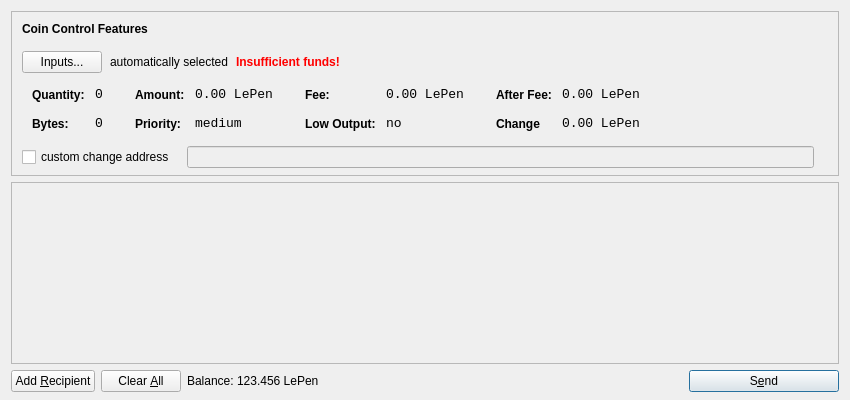
<?xml version="1.0" encoding="UTF-8"?>
<ui version="4.0">
 <class>SendCoinsDialog</class>
 <widget class="QDialog" name="SendCoinsDialog">
  <property name="geometry">
   <rect>
    <x>0</x>
    <y>0</y>
    <width>850</width>
    <height>400</height>
   </rect>
  </property>
  <property name="windowTitle">
   <string>Send Coins</string>
  </property>
  <layout class="QVBoxLayout" name="verticalLayout" stretch="0,1,0">
   <property name="bottomMargin">
    <number>8</number>
   </property>
   <item>
    <widget class="QFrame" name="frameCoinControl">
     <property name="sizePolicy">
      <sizepolicy hsizetype="Expanding" vsizetype="Expanding">
       <horstretch>0</horstretch>
       <verstretch>0</verstretch>
      </sizepolicy>
     </property>
     <property name="maximumSize">
      <size>
       <width>16777215</width>
       <height>16777215</height>
      </size>
     </property>
     <property name="frameShape">
      <enum>QFrame::StyledPanel</enum>
     </property>
     <property name="frameShadow">
      <enum>QFrame::Sunken</enum>
     </property>
     <layout class="QVBoxLayout" name="verticalLayoutCoinControl2">
      <property name="spacing">
       <number>6</number>
      </property>
      <property name="leftMargin">
       <number>0</number>
      </property>
      <property name="topMargin">
       <number>0</number>
      </property>
      <property name="rightMargin">
       <number>0</number>
      </property>
      <property name="bottomMargin">
       <number>6</number>
      </property>
      <item>
       <layout class="QVBoxLayout" name="verticalLayoutCoinControl" stretch="0,0,0,0,1">
        <property name="spacing">
         <number>0</number>
        </property>
        <property name="leftMargin">
         <number>10</number>
        </property>
        <property name="topMargin">
         <number>10</number>
        </property>
        <item>
         <layout class="QHBoxLayout" name="horizontalLayoutCoinControl1">
          <property name="bottomMargin">
           <number>15</number>
          </property>
          <item>
           <widget class="QLabel" name="labelCoinControlFeatures">
            <property name="sizePolicy">
             <sizepolicy hsizetype="Preferred" vsizetype="Maximum">
              <horstretch>0</horstretch>
              <verstretch>0</verstretch>
             </sizepolicy>
            </property>
            <property name="font">
             <font>
              <weight>75</weight>
              <bold>true</bold>
             </font>
            </property>
            <property name="styleSheet">
             <string notr="true">font-weight:bold;</string>
            </property>
            <property name="text">
             <string>Coin Control Features</string>
            </property>
           </widget>
          </item>
         </layout>
        </item>
        <item>
         <layout class="QHBoxLayout" name="horizontalLayoutCoinControl2" stretch="0,0,0,0">
          <property name="spacing">
           <number>8</number>
          </property>
          <property name="bottomMargin">
           <number>10</number>
          </property>
          <item>
           <widget class="QPushButton" name="pushButtonCoinControl">
            <property name="styleSheet">
             <string notr="true"/>
            </property>
            <property name="text">
             <string>Inputs...</string>
            </property>
           </widget>
          </item>
          <item>
           <widget class="QLabel" name="labelCoinControlAutomaticallySelected">
            <property name="text">
             <string>automatically selected</string>
            </property>
            <property name="margin">
             <number>5</number>
            </property>
           </widget>
          </item>
          <item>
           <widget class="QLabel" name="labelCoinControlInsuffFunds">
            <property name="font">
             <font>
              <weight>75</weight>
              <bold>true</bold>
             </font>
            </property>
            <property name="styleSheet">
             <string notr="true">color:red;font-weight:bold;</string>
            </property>
            <property name="text">
             <string>Insufficient funds!</string>
            </property>
            <property name="margin">
             <number>5</number>
            </property>
           </widget>
          </item>
          <item>
           <spacer name="horizontalSpacerCoinControl">
            <property name="orientation">
             <enum>Qt::Horizontal</enum>
            </property>
            <property name="sizeHint" stdset="0">
             <size>
              <width>40</width>
              <height>1</height>
             </size>
            </property>
           </spacer>
          </item>
         </layout>
        </item>
        <item>
         <widget class="QWidget" name="widgetCoinControl" native="true">
          <property name="sizePolicy">
           <sizepolicy hsizetype="Preferred" vsizetype="Preferred">
            <horstretch>0</horstretch>
            <verstretch>0</verstretch>
           </sizepolicy>
          </property>
          <property name="minimumSize">
           <size>
            <width>0</width>
            <height>0</height>
           </size>
          </property>
          <property name="styleSheet">
           <string notr="true"/>
          </property>
          <layout class="QHBoxLayout" name="horizontalLayoutCoinControl5">
           <property name="margin">
            <number>0</number>
           </property>
           <item>
            <layout class="QHBoxLayout" name="horizontalLayoutCoinControl3" stretch="0,0,0,1">
             <property name="spacing">
              <number>20</number>
             </property>
             <property name="topMargin">
              <number>0</number>
             </property>
             <property name="bottomMargin">
              <number>10</number>
             </property>
             <item>
              <layout class="QFormLayout" name="formLayoutCoinControl1">
               <property name="horizontalSpacing">
                <number>10</number>
               </property>
               <property name="verticalSpacing">
                <number>14</number>
               </property>
               <property name="leftMargin">
                <number>10</number>
               </property>
               <property name="topMargin">
                <number>4</number>
               </property>
               <property name="rightMargin">
                <number>6</number>
               </property>
               <item row="0" column="0">
                <widget class="QLabel" name="labelCoinControlQuantityText">
                 <property name="styleSheet">
                  <string notr="true">font-weight:bold;</string>
                 </property>
                 <property name="text">
                  <string>Quantity:</string>
                 </property>
                 <property name="margin">
                  <number>0</number>
                 </property>
                </widget>
               </item>
               <item row="0" column="1">
                <widget class="QLabel" name="labelCoinControlQuantity">
                 <property name="font">
                  <font>
                   <family>Monospace</family>
                   <pointsize>10</pointsize>
                  </font>
                 </property>
                 <property name="cursor">
                  <cursorShape>IBeamCursor</cursorShape>
                 </property>
                 <property name="contextMenuPolicy">
                  <enum>Qt::ActionsContextMenu</enum>
                 </property>
                 <property name="text">
                  <string>0</string>
                 </property>
                 <property name="margin">
                  <number>0</number>
                 </property>
                 <property name="textInteractionFlags">
                  <set>Qt::LinksAccessibleByMouse|Qt::TextSelectableByKeyboard|Qt::TextSelectableByMouse</set>
                 </property>
                </widget>
               </item>
               <item row="1" column="0">
                <widget class="QLabel" name="labelCoinControlBytesText">
                 <property name="styleSheet">
                  <string notr="true">font-weight:bold;</string>
                 </property>
                 <property name="text">
                  <string>Bytes:</string>
                 </property>
                </widget>
               </item>
               <item row="1" column="1">
                <widget class="QLabel" name="labelCoinControlBytes">
                 <property name="font">
                  <font>
                   <family>Monospace</family>
                   <pointsize>10</pointsize>
                  </font>
                 </property>
                 <property name="cursor">
                  <cursorShape>IBeamCursor</cursorShape>
                 </property>
                 <property name="contextMenuPolicy">
                  <enum>Qt::ActionsContextMenu</enum>
                 </property>
                 <property name="text">
                  <string>0</string>
                 </property>
                 <property name="textInteractionFlags">
                  <set>Qt::LinksAccessibleByMouse|Qt::TextSelectableByKeyboard|Qt::TextSelectableByMouse</set>
                 </property>
                </widget>
               </item>
              </layout>
             </item>
             <item>
              <layout class="QFormLayout" name="formLayoutCoinControl2">
               <property name="horizontalSpacing">
                <number>10</number>
               </property>
               <property name="verticalSpacing">
                <number>14</number>
               </property>
               <property name="leftMargin">
                <number>6</number>
               </property>
               <property name="topMargin">
                <number>4</number>
               </property>
               <property name="rightMargin">
                <number>6</number>
               </property>
               <item row="0" column="0">
                <widget class="QLabel" name="labelCoinControlAmountText">
                 <property name="styleSheet">
                  <string notr="true">font-weight:bold;</string>
                 </property>
                 <property name="text">
                  <string>Amount:</string>
                 </property>
                 <property name="margin">
                  <number>0</number>
                 </property>
                </widget>
               </item>
               <item row="0" column="1">
                <widget class="QLabel" name="labelCoinControlAmount">
                 <property name="font">
                  <font>
                   <family>Monospace</family>
                   <pointsize>10</pointsize>
                  </font>
                 </property>
                 <property name="cursor">
                  <cursorShape>IBeamCursor</cursorShape>
                 </property>
                 <property name="contextMenuPolicy">
                  <enum>Qt::ActionsContextMenu</enum>
                 </property>
                 <property name="text">
                  <string>0.00 LePen</string>
                 </property>
                 <property name="textInteractionFlags">
                  <set>Qt::LinksAccessibleByMouse|Qt::TextSelectableByKeyboard|Qt::TextSelectableByMouse</set>
                 </property>
                </widget>
               </item>
               <item row="1" column="0">
                <widget class="QLabel" name="labelCoinControlPriorityText">
                 <property name="styleSheet">
                  <string notr="true">font-weight:bold;</string>
                 </property>
                 <property name="text">
                  <string>Priority:</string>
                 </property>
                </widget>
               </item>
               <item row="1" column="1">
                <widget class="QLabel" name="labelCoinControlPriority">
                 <property name="font">
                  <font>
                   <family>Monospace</family>
                   <pointsize>10</pointsize>
                  </font>
                 </property>
                 <property name="cursor">
                  <cursorShape>IBeamCursor</cursorShape>
                 </property>
                 <property name="contextMenuPolicy">
                  <enum>Qt::ActionsContextMenu</enum>
                 </property>
                 <property name="text">
                  <string>medium</string>
                 </property>
                 <property name="textInteractionFlags">
                  <set>Qt::LinksAccessibleByMouse|Qt::TextSelectableByKeyboard|Qt::TextSelectableByMouse</set>
                 </property>
                </widget>
               </item>
              </layout>
             </item>
             <item>
              <layout class="QFormLayout" name="formLayoutCoinControl3">
               <property name="horizontalSpacing">
                <number>10</number>
               </property>
               <property name="verticalSpacing">
                <number>14</number>
               </property>
               <property name="leftMargin">
                <number>6</number>
               </property>
               <property name="topMargin">
                <number>4</number>
               </property>
               <property name="rightMargin">
                <number>6</number>
               </property>
               <item row="0" column="0">
                <widget class="QLabel" name="labelCoinControlFeeText">
                 <property name="styleSheet">
                  <string notr="true">font-weight:bold;</string>
                 </property>
                 <property name="text">
                  <string>Fee:</string>
                 </property>
                 <property name="margin">
                  <number>0</number>
                 </property>
                </widget>
               </item>
               <item row="0" column="1">
                <widget class="QLabel" name="labelCoinControlFee">
                 <property name="font">
                  <font>
                   <family>Monospace</family>
                   <pointsize>10</pointsize>
                  </font>
                 </property>
                 <property name="cursor">
                  <cursorShape>IBeamCursor</cursorShape>
                 </property>
                 <property name="contextMenuPolicy">
                  <enum>Qt::ActionsContextMenu</enum>
                 </property>
                 <property name="text">
                  <string>0.00 LePen</string>
                 </property>
                 <property name="textInteractionFlags">
                  <set>Qt::LinksAccessibleByMouse|Qt::TextSelectableByKeyboard|Qt::TextSelectableByMouse</set>
                 </property>
                </widget>
               </item>
               <item row="1" column="0">
                <widget class="QLabel" name="labelCoinControlLowOutputText">
                 <property name="styleSheet">
                  <string notr="true">font-weight:bold;</string>
                 </property>
                 <property name="text">
                  <string>Low Output:</string>
                 </property>
                </widget>
               </item>
               <item row="1" column="1">
                <widget class="QLabel" name="labelCoinControlLowOutput">
                 <property name="font">
                  <font>
                   <family>Monospace</family>
                   <pointsize>10</pointsize>
                  </font>
                 </property>
                 <property name="cursor">
                  <cursorShape>IBeamCursor</cursorShape>
                 </property>
                 <property name="contextMenuPolicy">
                  <enum>Qt::ActionsContextMenu</enum>
                 </property>
                 <property name="text">
                  <string>no</string>
                 </property>
                 <property name="textInteractionFlags">
                  <set>Qt::LinksAccessibleByMouse|Qt::TextSelectableByKeyboard|Qt::TextSelectableByMouse</set>
                 </property>
                </widget>
               </item>
              </layout>
             </item>
             <item>
              <layout class="QFormLayout" name="formLayoutCoinControl4">
               <property name="horizontalSpacing">
                <number>10</number>
               </property>
               <property name="verticalSpacing">
                <number>14</number>
               </property>
               <property name="leftMargin">
                <number>6</number>
               </property>
               <property name="topMargin">
                <number>4</number>
               </property>
               <property name="rightMargin">
                <number>6</number>
               </property>
               <item row="0" column="0">
                <widget class="QLabel" name="labelCoinControlAfterFeeText">
                 <property name="styleSheet">
                  <string notr="true">font-weight:bold;</string>
                 </property>
                 <property name="text">
                  <string>After Fee:</string>
                 </property>
                 <property name="margin">
                  <number>0</number>
                 </property>
                </widget>
               </item>
               <item row="0" column="1">
                <widget class="QLabel" name="labelCoinControlAfterFee">
                 <property name="font">
                  <font>
                   <family>Monospace</family>
                   <pointsize>10</pointsize>
                  </font>
                 </property>
                 <property name="cursor">
                  <cursorShape>IBeamCursor</cursorShape>
                 </property>
                 <property name="contextMenuPolicy">
                  <enum>Qt::ActionsContextMenu</enum>
                 </property>
                 <property name="text">
                  <string>0.00 LePen</string>
                 </property>
                 <property name="textInteractionFlags">
                  <set>Qt::LinksAccessibleByMouse|Qt::TextSelectableByKeyboard|Qt::TextSelectableByMouse</set>
                 </property>
                </widget>
               </item>
               <item row="1" column="0">
                <widget class="QLabel" name="labelCoinControlChangeText">
                 <property name="styleSheet">
                  <string notr="true">font-weight:bold;</string>
                 </property>
                 <property name="text">
                  <string>Change</string>
                 </property>
                </widget>
               </item>
               <item row="1" column="1">
                <widget class="QLabel" name="labelCoinControlChange">
                 <property name="font">
                  <font>
                   <family>Monospace</family>
                   <pointsize>10</pointsize>
                  </font>
                 </property>
                 <property name="cursor">
                  <cursorShape>IBeamCursor</cursorShape>
                 </property>
                 <property name="contextMenuPolicy">
                  <enum>Qt::ActionsContextMenu</enum>
                 </property>
                 <property name="text">
                  <string>0.00 LePen</string>
                 </property>
                 <property name="textInteractionFlags">
                  <set>Qt::LinksAccessibleByMouse|Qt::TextSelectableByKeyboard|Qt::TextSelectableByMouse</set>
                 </property>
                </widget>
               </item>
              </layout>
             </item>
            </layout>
           </item>
          </layout>
         </widget>
        </item>
        <item>
         <layout class="QHBoxLayout" name="horizontalLayoutCoinControl4" stretch="0,0,0">
          <property name="spacing">
           <number>12</number>
          </property>
          <property name="sizeConstraint">
           <enum>QLayout::SetDefaultConstraint</enum>
          </property>
          <property name="topMargin">
           <number>5</number>
          </property>
          <property name="rightMargin">
           <number>5</number>
          </property>
          <item>
           <widget class="QCheckBox" name="checkBoxCoinControlChange">
            <property name="text">
             <string>custom change address</string>
            </property>
           </widget>
          </item>
          <item>
           <widget class="QLineEdit" name="lineEditCoinControlChange">
            <property name="enabled">
             <bool>false</bool>
            </property>
            <property name="sizePolicy">
             <sizepolicy hsizetype="Expanding" vsizetype="Fixed">
              <horstretch>0</horstretch>
              <verstretch>0</verstretch>
             </sizepolicy>
            </property>
           </widget>
          </item>
          <item>
           <widget class="QLabel" name="labelCoinControlChangeLabel">
            <property name="sizePolicy">
             <sizepolicy hsizetype="Preferred" vsizetype="Expanding">
              <horstretch>0</horstretch>
              <verstretch>0</verstretch>
             </sizepolicy>
            </property>
            <property name="minimumSize">
             <size>
              <width>0</width>
              <height>0</height>
             </size>
            </property>
            <property name="text">
             <string/>
            </property>
            <property name="margin">
             <number>3</number>
            </property>
           </widget>
          </item>
         </layout>
        </item>
        <item>
         <spacer name="verticalSpacerCoinControl">
          <property name="orientation">
           <enum>Qt::Vertical</enum>
          </property>
          <property name="sizeHint" stdset="0">
           <size>
            <width>800</width>
            <height>1</height>
           </size>
          </property>
         </spacer>
        </item>
       </layout>
      </item>
     </layout>
    </widget>
   </item>
   <item>
    <widget class="QScrollArea" name="scrollArea">
     <property name="widgetResizable">
      <bool>true</bool>
     </property>
     <widget class="QWidget" name="scrollAreaWidgetContents">
      <property name="geometry">
       <rect>
        <x>0</x>
        <y>0</y>
        <width>830</width>
        <height>162</height>
       </rect>
      </property>
      <layout class="QVBoxLayout" name="verticalLayout_2">
       <property name="margin">
        <number>0</number>
       </property>
       <item>
        <layout class="QVBoxLayout" name="entries">
         <property name="spacing">
          <number>6</number>
         </property>
        </layout>
       </item>
       <item>
        <spacer name="verticalSpacer">
         <property name="orientation">
          <enum>Qt::Vertical</enum>
         </property>
         <property name="sizeHint" stdset="0">
          <size>
           <width>20</width>
           <height>40</height>
          </size>
         </property>
        </spacer>
       </item>
      </layout>
     </widget>
    </widget>
   </item>
   <item>
    <layout class="QHBoxLayout" name="horizontalLayout">
     <item>
      <widget class="QPushButton" name="addButton">
       <property name="toolTip">
        <string>Send to multiple recipients at once</string>
       </property>
       <property name="text">
        <string>Add &amp;Recipient</string>
       </property>
       <property name="icon">
        <iconset resource="../bitcoin.qrc">
         <normaloff>:/icons/add</normaloff>:/icons/add</iconset>
       </property>
       <property name="autoDefault">
        <bool>false</bool>
       </property>
      </widget>
     </item>
     <item>
      <widget class="QPushButton" name="clearButton">
       <property name="sizePolicy">
        <sizepolicy hsizetype="Minimum" vsizetype="Fixed">
         <horstretch>0</horstretch>
         <verstretch>0</verstretch>
        </sizepolicy>
       </property>
       <property name="toolTip">
        <string>Remove all transaction fields</string>
       </property>
       <property name="text">
        <string>Clear &amp;All</string>
       </property>
       <property name="icon">
        <iconset resource="../bitcoin.qrc">
         <normaloff>:/icons/remove</normaloff>:/icons/remove</iconset>
       </property>
       <property name="autoRepeatDelay">
        <number>300</number>
       </property>
       <property name="autoDefault">
        <bool>false</bool>
       </property>
      </widget>
     </item>
     <item>
      <layout class="QHBoxLayout" name="horizontalLayout_2">
       <property name="spacing">
        <number>3</number>
       </property>
       <item>
        <widget class="QLabel" name="label">
         <property name="sizePolicy">
          <sizepolicy hsizetype="Preferred" vsizetype="Fixed">
           <horstretch>0</horstretch>
           <verstretch>0</verstretch>
          </sizepolicy>
         </property>
         <property name="text">
          <string>Balance:</string>
         </property>
        </widget>
       </item>
       <item>
        <widget class="QLabel" name="labelBalance">
         <property name="sizePolicy">
          <sizepolicy hsizetype="Preferred" vsizetype="Fixed">
           <horstretch>0</horstretch>
           <verstretch>0</verstretch>
          </sizepolicy>
         </property>
         <property name="cursor">
          <cursorShape>IBeamCursor</cursorShape>
         </property>
         <property name="text">
          <string>123.456 LePen</string>
         </property>
         <property name="textInteractionFlags">
          <set>Qt::LinksAccessibleByMouse|Qt::TextSelectableByKeyboard|Qt::TextSelectableByMouse</set>
         </property>
        </widget>
       </item>
      </layout>
     </item>
     <item>
      <spacer name="horizontalSpacer">
       <property name="orientation">
        <enum>Qt::Horizontal</enum>
       </property>
       <property name="sizeHint" stdset="0">
        <size>
         <width>40</width>
         <height>20</height>
        </size>
       </property>
      </spacer>
     </item>
     <item>
      <widget class="QPushButton" name="sendButton">
       <property name="minimumSize">
        <size>
         <width>150</width>
         <height>0</height>
        </size>
       </property>
       <property name="toolTip">
        <string>Confirm the send action</string>
       </property>
       <property name="text">
        <string>S&amp;end</string>
       </property>
       <property name="icon">
        <iconset resource="../bitcoin.qrc">
         <normaloff>:/icons/send</normaloff>:/icons/send</iconset>
       </property>
       <property name="default">
        <bool>true</bool>
       </property>
      </widget>
     </item>
    </layout>
   </item>
  </layout>
 </widget>
 <resources>
  <include location="../bitcoin.qrc"/>
 </resources>
 <connections/>
</ui>
